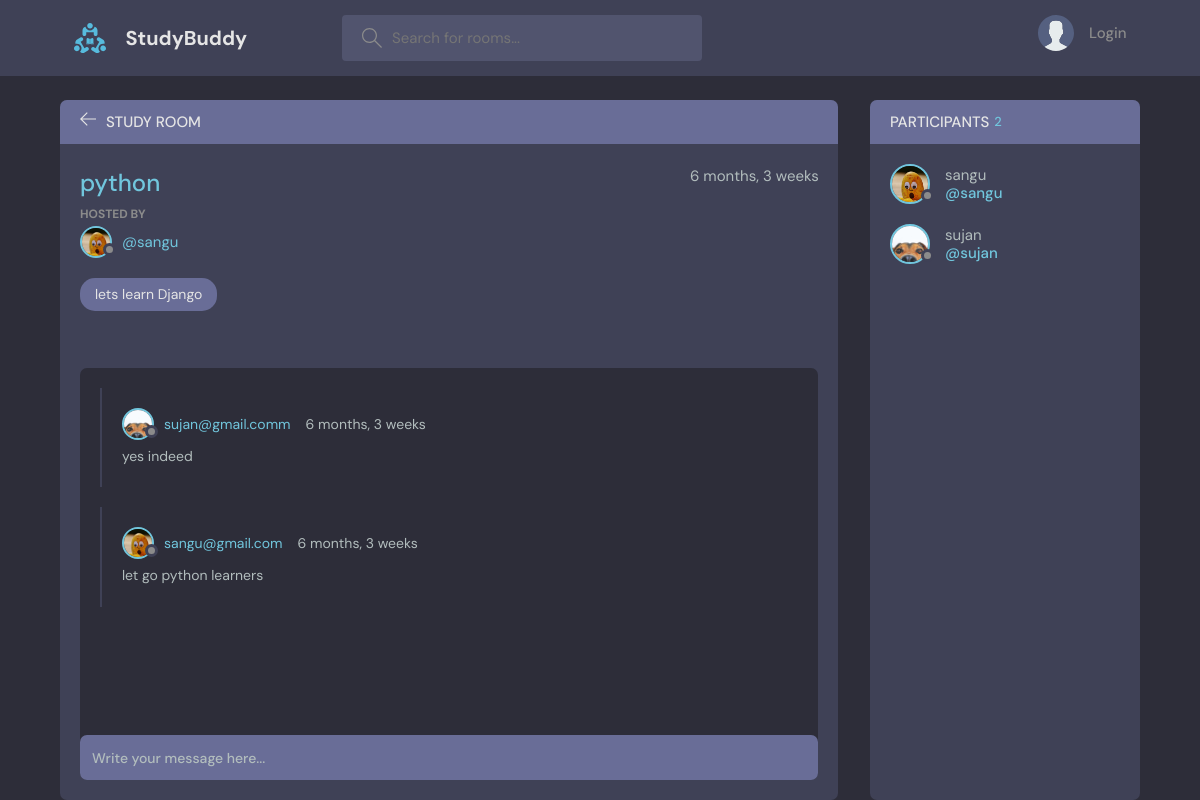
The app's page /room/2 with its own data.
### base/models.py (models this page shows, shortened)
class Room(models.Model):
    host = models.ForeignKey(User, on_delete=models.SET_NULL, null=True)
    topic = models.ForeignKey(Topic, on_delete=models.SET_NULL, null=True)
    name = models.CharField(max_length=200)
    description = models.TextField(null=True, blank=True)
    participants = models.ManyToManyField(User, related_name='participants', blank=True)
    updated = models.DateTimeField(auto_now=True)
    created = models.DateTimeField(auto_now_add=True)
    class Meta:
        ordering =['-updated','-created']

class User(AbstractUser):
    name = models.CharField(max_length=100, null=True)
    email = models.EmailField(unique=True,null=True)
    bio = models.TextField(null=True)
    avatar = models.ImageField(null=True, default="avatar.svg")
    USERNAME_FIELD = 'email'
    REQUIRED_FIELDS = []

class Topic(models.Model):
    name = models.CharField(max_length=50)
    def __str__(self):
        return self.name

class Message(models.Model):
    user = models.ForeignKey(User, on_delete=models.CASCADE)
    room = models.ForeignKey(Room, on_delete=models.CASCADE)
    body = models.TextField()
    updated = models.DateTimeField(auto_now=True)
    created = models.DateTimeField(auto_now_add=True)
    class Meta:
            ordering =['-updated','-created']

### base/views.py (the view, shortened to what this page needs)
# urls.py: path('room/<str:pk>', views.room, name="room"),
def room(request, pk):
    room  = Room.objects.get(id=pk)
    room_messages= room.message_set.all().order_by('-created')
    participants = room.participants.all()
    context = {'room':room , 'room_messages':room_messages, 'participants':participants}
    return render(request, 'base/room.html' ,context)

### base/templates/base/room.html (shortened to what this page needs)
{%extends 'main.html'%}
{%block content%}
    <main class="profile-page layout layout--2">
      <div class="container">
        <div class="room">
          <div class="room__top">
            <div class="room__topLeft">
              <a href="index.html">
                <svg version="1.1" xmlns="http://www.w3.org/2000/svg" width="32" height="32" viewBox="0 0 32 32">
                  <title>arrow-left</title>
                  <path
                    d="M13.723 2.286l-13.723 13.714 13.719 13.714 1.616-1.611-10.96-10.96h27.625v-2.286h-27.625l10.965-10.965-1.616-1.607z"
                  ></path>
                </svg>
              </a>
              <h3>Study Room</h3>
            </div>
          </div>
          <div class="room__box scroll">
            <div class="room__header scroll">
              <div class="room__info">
                <h3>{{room.name}}</h3>
                <span>{{room.created|timesince}}</span>
              </div>
              <div class="room__hosted">
                <p>Hosted By</p>
                <a href="{% url 'user-profile' room.host.id%}" class="room__author">
                  <div class="avatar avatar--small">
                    <img src="{{room.host.avatar.url}}" />
                  </div>
                  <span>@{{room.host.username}}</span>
                </a>
              </div>
              <span class="room__topics">{{room.topic}}</span>
            </div>
            <div class="room__conversation">
              <div class="threads scroll">
                {% for room_message in room_messages %}
                <div class="thread">
                  <div class="thread__top">
                    <div class="thread__author">
                      <a href="{%url 'user-profile' room_message.id %}" class="thread__authorInfo">
                        <div class="avatar avatar--small">
                          <img src="{{room_message.user.avatar.url}}">
                        </div>
                        <span>{{room_message.user}}</span>
                      </a>
                      <span class="thread__date">{{room_message.created|timesince}}</span>
                    </div>
                  </div>
                  <div class="thread__details">
                    {{room_message.body}}
                  </div>
                </div>
              {%endfor%}
              </div>
            </div>
          </div>
          <div class="room__message">
            <form action="" method="POST">
              <input name="body" placeholder="Write your message here..." />
            </form>
          </div>
        </div>
        <div class="participants">
          <h3 class="participants__top">Participants <span>{{participants.count}}</span></h3>
          <div class="participants__list scroll">
            {% for participant in participants %}
            <a href="{%url 'user-profile'% participant.id}" class="participant">
              <div class="avatar avatar--medium">
                <img src="{{participant.avatar.url}}">
              </div>
              <p>
                {{participant.username}}
                <span>@{{participant.username}}</span>
              </p>
            </a>
          </div>
        </div>
      </div>
    </main>
{%endblock content%}

### records on screen
Room: name "python", created "6 months, 3 weeks", host.avatar (picture), host.username "sangu", topic "lets learn Django"
Message: user.avatar (picture), user "sujan@gmail.comm", created "6 months, 3 weeks", body "yes indeed"
Message: user.avatar (picture), user "sangu@gmail.com", created "6 months, 3 weeks", body "let go python learners"
User: avatar (picture), username "sangu"
User: avatar (picture), username "sujan"

### other values on screen
{{ participants.count }} "2"
